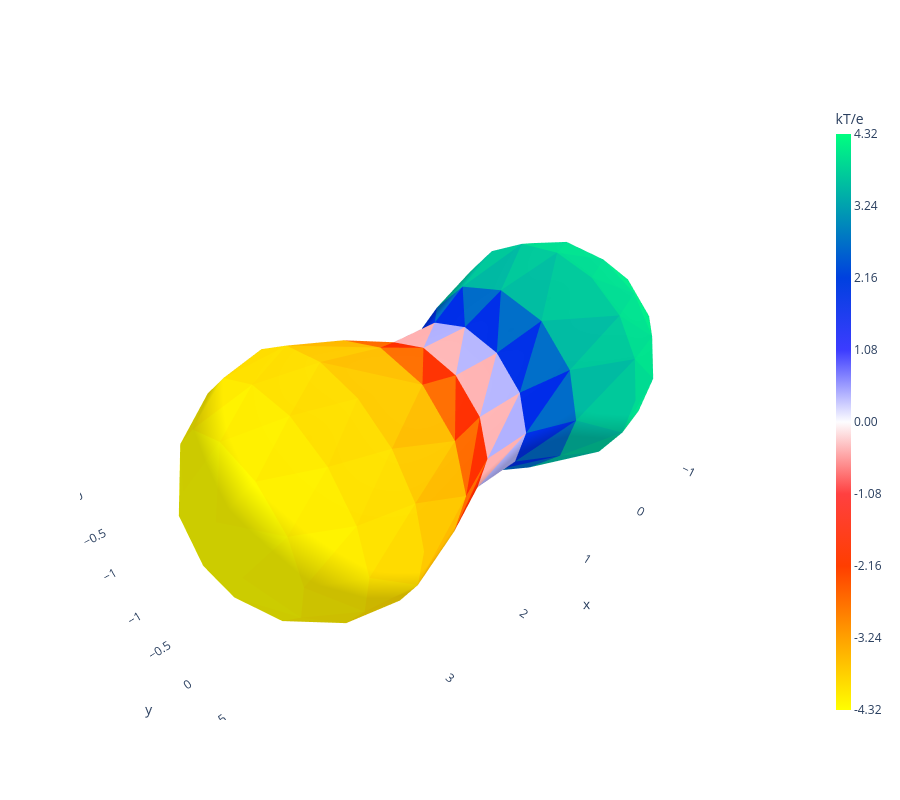

The notebook cell this image was saved under:
### Code cell
simulation.plot_surface_values()

### Figure 1 — Plotly figure (JSON) as saved in the notebook; plotly's stock layout.template omitted (floating-point values rounded to 4 significant figures; data arrays with more than 128 entries replaced by an {"elided": "..."} marker saying what was removed)
{"data": [{"facecolor": {"elided": "296 str values"}, "i": {"elided": "296 int values"}, "j": {"elided": "296 int values"}, "k": {"elided": "296 int values"}, "name": "", "type": "mesh3d", "x": {"elided": "150 float values"}, "y": {"elided": "150 float values"}, "z": {"elided": "150 float values"}}, {"hoverinfo": "skip", "marker": {"cmax": 4.322, "cmin": -4.322, "color": [-4.322], "colorbar": {"thickness": 15, "ticktext": ["-4.32", "-3.24", "-2.16", "-1.08", "0.00", "1.08", "2.16", "3.24", "4.32"], "tickvals": [-4.322, -3.242, -2.161, -1.081, 0, 1.081, 2.161, 3.242, 4.322], "title": {"text": "kT/e"}}, "colorscale": [[0, "rgb(255.0, 255.0, 0.0)"], [0.125, "rgb(255.0, 161.0, 0.0)"], [0.25, "rgb(255.0, 62.0, 0.0)"], [0.375, "rgb(255.0, 64.0, 64.0)"], [0.5, "rgb(253.0, 253.0, 255.0)"], [0.625, "rgb(60.0, 60.0, 255.0)"], [0.75, "rgb(0.0, 64.0, 223.0)"], [0.875, "rgb(0.0, 161.0, 175.0)"], [1, "rgb(0.0, 255.0, 128.0)"]], "showscale": true}, "mode": "markers", "opacity": 0, "scene": "scene", "type": "scatter3d", "x": [0], "y": [0], "z": [0]}], "layout": {"height": 800, "scene": {"aspectmode": "data", "xaxis": {"showbackground": false, "visible": true}, "yaxis": {"showbackground": false, "visible": true}, "zaxis": {"showbackground": false, "visible": true}}, "width": 900}}
